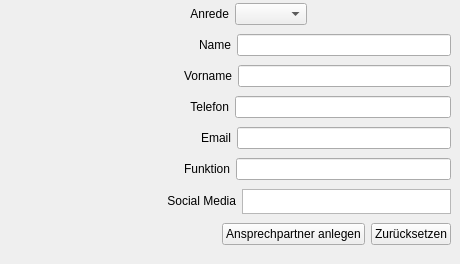
      <widget class="QWidget" name="tab3Ansprechpartner">
       <attribute name="title">
        <string>Ansprechpartner</string>
       </attribute>
       <widget class="QWidget" name="layoutWidget">
        <property name="geometry">
         <rect>
          <x>150</x>
          <y>0</y>
          <width>301</width>
          <height>255</height>
         </rect>
        </property>
        <layout class="QVBoxLayout" name="verticalLayout_8">
         <item>
          <layout class="QHBoxLayout" name="horizontalLayout_16">
           <item>
            <spacer name="horizontalSpacer_22">
             <property name="orientation">
              <enum>Qt::Horizontal</enum>
             </property>
             <property name="sizeType">
              <enum>QSizePolicy::Fixed</enum>
             </property>
             <property name="sizeHint" stdset="0">
              <size>
               <width>40</width>
               <height>20</height>
              </size>
             </property>
            </spacer>
           </item>
           <item>
            <widget class="QLabel" name="label_8">
             <property name="text">
              <string>&lt;html&gt;&lt;head/&gt;&lt;body&gt;&lt;p align=&quot;right&quot;&gt;Anrede&lt;/p&gt;&lt;/body&gt;&lt;/html&gt;</string>
             </property>
            </widget>
           </item>
           <item>
            <layout class="QHBoxLayout" name="horizontalLayout_3">
             <item>
              <widget class="QComboBox" name="ansprechpartnerAnrede"/>
             </item>
             <item>
              <spacer name="horizontalSpacer_3">
               <property name="orientation">
                <enum>Qt::Horizontal</enum>
               </property>
               <property name="sizeHint" stdset="0">
                <size>
                 <width>40</width>
                 <height>20</height>
                </size>
               </property>
              </spacer>
             </item>
            </layout>
           </item>
          </layout>
         </item>
         <item>
          <layout class="QHBoxLayout" name="horizontalLayout_15">
           <item>
            <spacer name="horizontalSpacer_21">
             <property name="orientation">
              <enum>Qt::Horizontal</enum>
             </property>
             <property name="sizeType">
              <enum>QSizePolicy::Fixed</enum>
             </property>
             <property name="sizeHint" stdset="0">
              <size>
               <width>49</width>
               <height>20</height>
              </size>
             </property>
            </spacer>
           </item>
           <item>
            <widget class="QLabel" name="label_11">
             <property name="text">
              <string>&lt;html&gt;&lt;head/&gt;&lt;body&gt;&lt;p align=&quot;right&quot;&gt;Name&lt;/p&gt;&lt;/body&gt;&lt;/html&gt;</string>
             </property>
            </widget>
           </item>
           <item>
            <widget class="QLineEdit" name="ansprechpartnerName"/>
           </item>
          </layout>
         </item>
         <item>
          <layout class="QHBoxLayout" name="horizontalLayout_14">
           <item>
            <spacer name="horizontalSpacer_20">
             <property name="orientation">
              <enum>Qt::Horizontal</enum>
             </property>
             <property name="sizeType">
              <enum>QSizePolicy::Fixed</enum>
             </property>
             <property name="sizeHint" stdset="0">
              <size>
               <width>34</width>
               <height>20</height>
              </size>
             </property>
            </spacer>
           </item>
           <item>
            <widget class="QLabel" name="label_12">
             <property name="text">
              <string>&lt;html&gt;&lt;head/&gt;&lt;body&gt;&lt;p align=&quot;right&quot;&gt;Vorname&lt;/p&gt;&lt;/body&gt;&lt;/html&gt;</string>
             </property>
            </widget>
           </item>
           <item>
            <widget class="QLineEdit" name="ansprechpartnerVorname"/>
           </item>
          </layout>
         </item>
         <item>
          <layout class="QHBoxLayout" name="horizontalLayout_13">
           <item>
            <spacer name="horizontalSpacer_19">
             <property name="orientation">
              <enum>Qt::Horizontal</enum>
             </property>
             <property name="sizeType">
              <enum>QSizePolicy::Fixed</enum>
             </property>
             <property name="sizeHint" stdset="0">
              <size>
               <width>40</width>
               <height>20</height>
              </size>
             </property>
            </spacer>
           </item>
           <item>
            <widget class="QLabel" name="label_25">
             <property name="text">
              <string>&lt;html&gt;&lt;head/&gt;&lt;body&gt;&lt;p align=&quot;right&quot;&gt;Telefon&lt;/p&gt;&lt;/body&gt;&lt;/html&gt;</string>
             </property>
            </widget>
           </item>
           <item>
            <widget class="QLineEdit" name="ansprechpartnerTelefon"/>
           </item>
          </layout>
         </item>
         <item>
          <layout class="QHBoxLayout" name="horizontalLayout_12">
           <item>
            <spacer name="horizontalSpacer_18">
             <property name="orientation">
              <enum>Qt::Horizontal</enum>
             </property>
             <property name="sizeType">
              <enum>QSizePolicy::Fixed</enum>
             </property>
             <property name="sizeHint" stdset="0">
              <size>
               <width>51</width>
               <height>20</height>
              </size>
             </property>
            </spacer>
           </item>
           <item>
            <widget class="QLabel" name="label_26">
             <property name="text">
              <string>&lt;html&gt;&lt;head/&gt;&lt;body&gt;&lt;p align=&quot;right&quot;&gt;Email&lt;/p&gt;&lt;/body&gt;&lt;/html&gt;</string>
             </property>
            </widget>
           </item>
           <item>
            <widget class="QLineEdit" name="ansprechpartnerEmail"/>
           </item>
          </layout>
         </item>
         <item>
          <layout class="QHBoxLayout" name="horizontalLayout_11">
           <item>
            <spacer name="horizontalSpacer_17">
             <property name="orientation">
              <enum>Qt::Horizontal</enum>
             </property>
             <property name="sizeType">
              <enum>QSizePolicy::Fixed</enum>
             </property>
             <property name="sizeHint" stdset="0">
              <size>
               <width>34</width>
               <height>20</height>
              </size>
             </property>
            </spacer>
           </item>
           <item>
            <widget class="QLabel" name="label_32">
             <property name="text">
              <string>&lt;html&gt;&lt;head/&gt;&lt;body&gt;&lt;p align=&quot;right&quot;&gt;Funktion&lt;/p&gt;&lt;/body&gt;&lt;/html&gt;</string>
             </property>
            </widget>
           </item>
           <item>
            <widget class="QLineEdit" name="ansprechpartnerFunktion"/>
           </item>
          </layout>
         </item>
         <item>
          <layout class="QHBoxLayout" name="horizontalLayout_4">
           <item>
            <spacer name="horizontalSpacer_16">
             <property name="orientation">
              <enum>Qt::Horizontal</enum>
             </property>
             <property name="sizeType">
              <enum>QSizePolicy::Fixed</enum>
             </property>
             <property name="sizeHint" stdset="0">
              <size>
               <width>17</width>
               <height>20</height>
              </size>
             </property>
            </spacer>
           </item>
           <item>
            <widget class="QLabel" name="label_37">
             <property name="text">
              <string>&lt;html&gt;&lt;head/&gt;&lt;body&gt;&lt;p align=&quot;right&quot;&gt;Social Media&lt;/p&gt;&lt;/body&gt;&lt;/html&gt;</string>
             </property>
            </widget>
           </item>
           <item>
            <widget class="QPlainTextEdit" name="plainTextEditSocialMedia">
             <property name="maximumSize">
              <size>
               <width>16777215</width>
               <height>25</height>
              </size>
             </property>
            </widget>
           </item>
          </layout>
         </item>
         <item>
          <layout class="QHBoxLayout" name="horizontalLayout_10">
           <item>
            <spacer name="horizontalSpacer_15">
             <property name="orientation">
              <enum>Qt::Horizontal</enum>
             </property>
             <property name="sizeHint" stdset="0">
              <size>
               <width>51</width>
               <height>20</height>
              </size>
             </property>
            </spacer>
           </item>
           <item>
            <layout class="QHBoxLayout" name="horizontalLayout_9">
             <item>
              <widget class="QPushButton" name="pushAnsprechpartnerAn">
               <property name="text">
                <string>Ansprechpartner anlegen</string>
               </property>
              </widget>
             </item>
             <item>
              <widget class="QPushButton" name="pushAnsprechpartnerZur">
               <property name="text">
                <string>Zurücksetzen</string>
               </property>
              </widget>
             </item>
            </layout>
           </item>
          </layout>
         </item>
        </layout>
       </widget>
      </widget>
